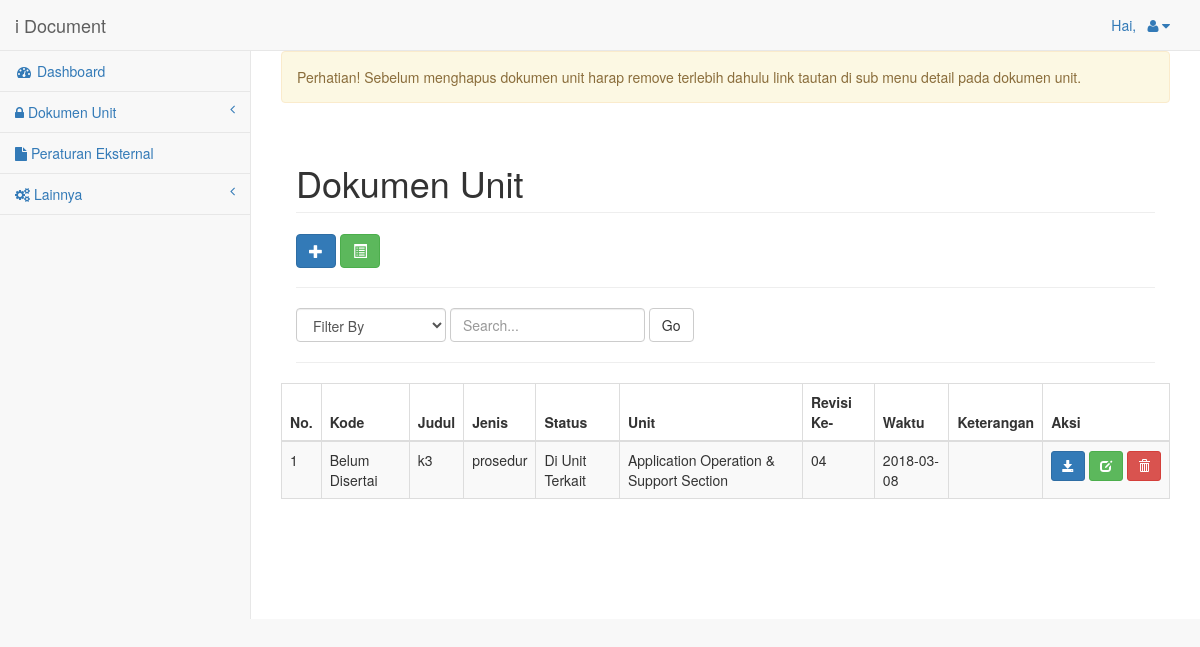
Page /index.php/admin/buatDokumenBaru on the earlier database version.
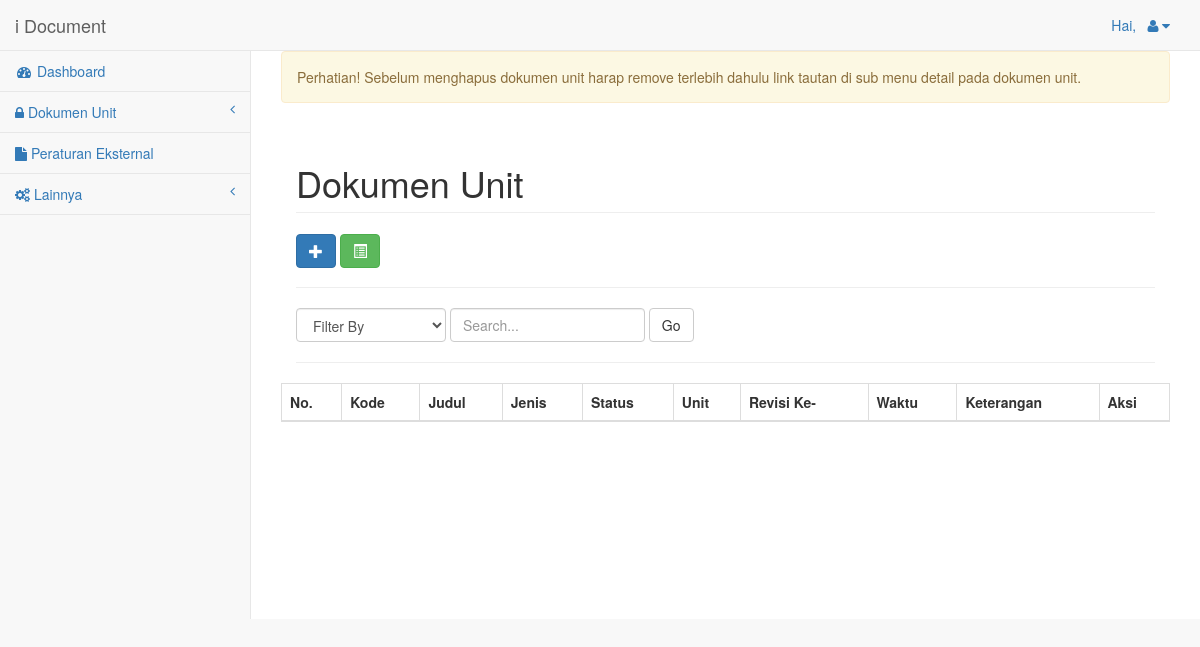
Same page on the later database version.
### tables this page shows
CREATE TABLE `tb_dokumen_baru` (
  `id_dokumen` int(3) NOT NULL AUTO_INCREMENT,
  `kode` varchar(255) DEFAULT NULL,
  `nama_dokumen` varchar(255) DEFAULT NULL,
  `id_jenis_dokumen` int(10) DEFAULT NULL,
  `keterangan` varchar(255) DEFAULT NULL,
  `id_revisi` int(3) DEFAULT NULL,
  `file` varchar(255) DEFAULT NULL,
  `id_status_dokumen` int(3) DEFAULT NULL,
  `entry_date` date DEFAULT NULL,
  `id_admin` int(10) DEFAULT NULL,
  PRIMARY KEY (`id_dokumen`),
  KEY `jenis_dokumen` (`id_jenis_dokumen`),
  KEY `id_keterangan` (`keterangan`),
  KEY `status` (`id_status_dokumen`),
  KEY `revisi` (`id_revisi`),
  KEY `id_admin` (`id_admin`),
  CONSTRAINT `tb_dokumen_baru_ibfk_5` FOREIGN KEY (`id_jenis_dokumen`) REFERENCES `tb_jenis_dokumen` (`id_jenis_dokumen`),
  CONSTRAINT `tb_dokumen_baru_ibfk_7` FOREIGN KEY (`id_status_dokumen`) REFERENCES `status_dokumen` (`id_status_dokumen`),
  CONSTRAINT `tb_dokumen_baru_ibfk_8` FOREIGN KEY (`id_revisi`) REFERENCES `revisi` (`id_revisi`),
  CONSTRAINT `tb_dokumen_baru_ibfk_9` FOREIGN KEY (`id_admin`) REFERENCES `tb_admin` (`id_admin`)
);

CREATE TABLE `tb_jenis_dokumen` (
  `id_jenis_dokumen` int(10) NOT NULL AUTO_INCREMENT,
  `jenis_dokumen` varchar(50) NOT NULL,
  PRIMARY KEY (`id_jenis_dokumen`)
);

CREATE TABLE `status_dokumen` (
  `id_status_dokumen` int(3) NOT NULL,
  `status_dokumen` varchar(50) DEFAULT NULL,
  PRIMARY KEY (`id_status_dokumen`)
);

CREATE TABLE `unit` (
  `id_unit` int(3) NOT NULL AUTO_INCREMENT,
  `unit` varchar(100) DEFAULT NULL,
  PRIMARY KEY (`id_unit`)
);

CREATE TABLE `revisi` (
  `id_revisi` int(3) NOT NULL AUTO_INCREMENT,
  `revisi` varchar(2) DEFAULT NULL,
  PRIMARY KEY (`id_revisi`)
);

### application/controllers/Admin.php (called while the page is built, shortened)
<?php
class Admin extends CI_Controller{
	public function __construct(){
	$this->load->model('model_peraturan');
	$this->load->model('model_login');
	$this->load->model('model_dokumen_baru');
	$this->load->model('model_catatan_mutu');
	$this->load->helper('url');
	$this->load->library('form_validation');
	$this->load->library('session');
	}
	public function buatDokumenBaru(){
		$data['title']='Buat Baru';
		$data['tb_jenis_dokumen']=$this->model_dokumen_baru->get_jenis_dokumen();
		$data['revisi']=$this->model_dokumen_baru->get_revisi();
		$data['status_dokumen']=$this->model_dokumen_baru->get_status();
		$data['tb_dokumen_baru']=$this->model_dokumen_baru->get_dokumen();
		$filter=$this->input->post('filter');
		$field=$this->input->post('field');
		$search=$this->input->post('search');
		if (isset($filter) && !empty($search)) {
           $data['tb_dokumen_baru'] = $this->model_dokumen_baru->getDokumenWhereLike($field, $search);
        } else {
            $data['tb_dokumen_baru'] = $this->model_dokumen_baru->get_dokumen();
        }
		$this->load->view('admin/header',$data);
		$this->load->view('admin/dokumenUtama',$data);
	}
}

### index.php (called while the page is built, shortened)
<?php
require_once BASEPATH.'core/CodeIgniter.php';

### application/models/model_dokumen_baru.php (called while the page is built, shortened)
<?php
class model_dokumen_baru extends CI_Model{
	function get_dokumen(){
		$query=$this->db->query('
		SELECT
        tb_dokumen_baru.id_dokumen,
        tb_dokumen_baru.kode,
        tb_dokumen_baru.nama_dokumen,
        tb_jenis_dokumen.jenis_dokumen,
        tb_dokumen_baru.keterangan,
        revisi.revisi,
        status_dokumen.status_dokumen,
        tb_dokumen_baru.`file`,
        tb_dokumen_baru.entry_date,
        unit.unit
        FROM
        tb_dokumen_baru
        Inner Join tb_admin On tb_dokumen_baru.id_admin=tb_admin.id_admin
        Inner Join unit On tb_admin.id_unit=unit.id_unit
        Inner Join tb_jenis_dokumen ON tb_dokumen_baru.id_jenis_dokumen = tb_jenis_dokumen.id_jenis_dokumen
        Inner Join status_dokumen ON tb_dokumen_baru.id_status_dokumen = status_dokumen.id_status_dokumen
        Inner Join revisi ON tb_dokumen_baru.id_revisi = revisi.id_revisi
        order by id_dokumen desc
		');
		return $query->result_array();
	}
}
?>

### application/views/admin/dokumenUtama.php (the view, shortened to what the changed rows need)
<div id="page-wrapper">
            <div class="col-lg-12">
                <h1 class="page-header">Dokumen Unit</h1>
            </div>
                <table width="100%" class="table table-striped table-bordered table-hover" id="dataTables-example">
                <thead>
                    <tr>
                        <th align="center">No.</th>
                        <th data-field="kode">Kode</th>
                        <th data-field="nama_dokumen">Judul</th>
                        <th data-field="jenis_dokumen">Jenis</th>
                        <th data-field="status_dokumen">Status</th>
                        <th data-field="unit">Unit</th>
                        <th data-field="Revisi">Revisi Ke-</th>
                        <th data-field="entry_date">Waktu</th>
                        <th data-field="keterangan">Keterangan</th>
                        <th colspan="1">Aksi</th>
                    </tr>
                </thead>
                <tbody>
                    <?php $no=1;
                    foreach ($tb_dokumen_baru as $baru) { ?>
                    <tr>
                        <td><?php echo $no++; ?></td>
                        <td><?php echo $baru['kode'];?></td>
                        <td><?php echo $baru['nama_dokumen'];?></td>
                        <td><?php echo $baru['jenis_dokumen'];?></td>
                        <td><?php echo $baru['status_dokumen'];?></td>
                        <td><?php echo $baru['unit']; ?></td>
                        <td><?php echo $baru['revisi'];?></td>
                        <td><?php echo $baru['entry_date'];?></td>
                        <td><?php echo $baru['keterangan'];?></td>
                        <td style="white-space: nowrap;">
                            <a href="<?php echo base_url('admin/download/'.$baru['id_dokumen']);?>" class="glyphicon glyphicon-save btn btn-sm btn-primary"></a>
                            <a href="<?php echo base_url('admin/editDokumen/'.$baru['id_dokumen']);?>" class="glyphicon glyphicon-edit btn btn-sm btn-success"></a>
                             <a href="<?php echo base_url('admin/hapusDokumen/'.$baru['id_dokumen']);?>" class="glyphicon glyphicon-trash btn btn-sm btn-danger"
                                onclick="return confirm('Anda akan menghapus dokumen ini?')"></a>
                        </td>
                    </tr>
                    <?php } ?>
                </tbody>
            </table>
            </div>
        </div>
</body>

Differences in the rows shown:
removed tb_dokumen_baru: kode "Belum Disertai", nama_dokumen "k3", id_jenis_dokumen.jenis_dokumen "prosedur", id_status_dokumen.status_dokumen "Di Unit Terkait", unit.unit "Application Operation & Support Section", id_revisi.revisi "04", entry_date "2018-03-08"
